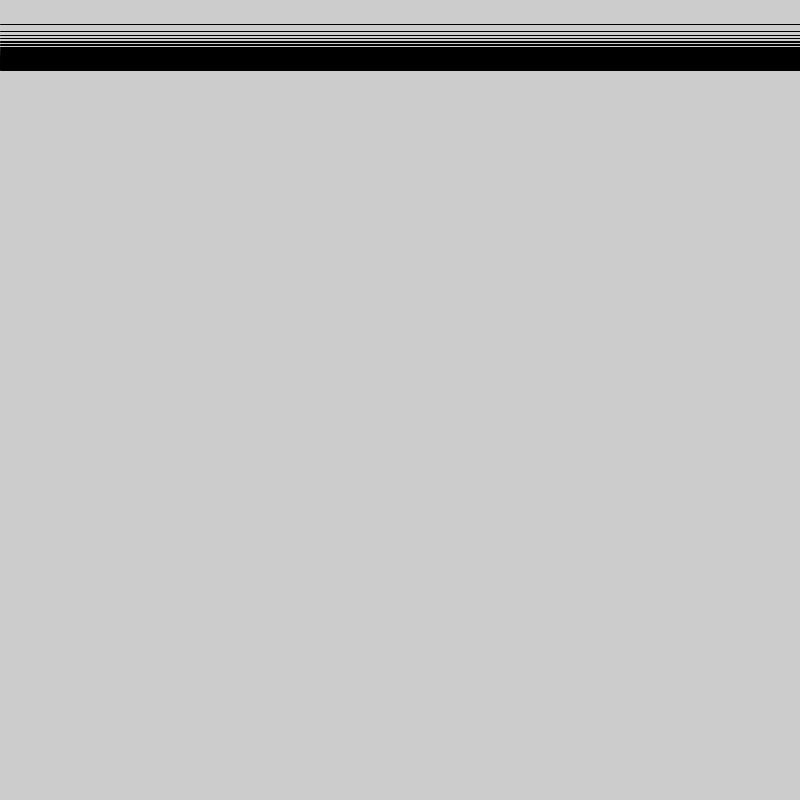
Frame 1 (no input)
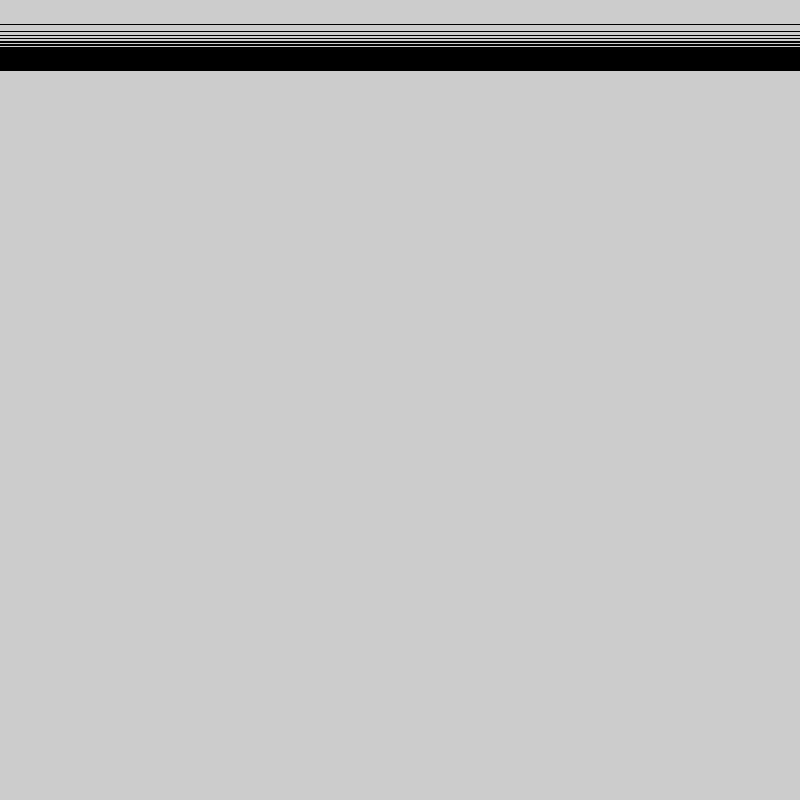
Frame 60 (the mouse pressed at the canvas centre just before this capture)
Frame 120 (the mouse held since frame 60 and released just before this capture): identical to frame 60, image omitted

The Processing sketch that drew these frames (run headless with seeded random() and noise(); from frame 60 on, the mouse is pressed at the canvas centre):

// Processing sketch: log_scale_exp
// ── log_scale_exp.pde
float y = 0;

void setup () {
  size(800, 800);
  pixelDensity(2);
  println(log2(10000));
}

void draw() {
  for (int i = 0; i < height; i+=10) {
    y = log2(i);
    line(0, y, width, y);
  }
}

float log2 (int x) {
  return (log(x) / log(1.1));
}
